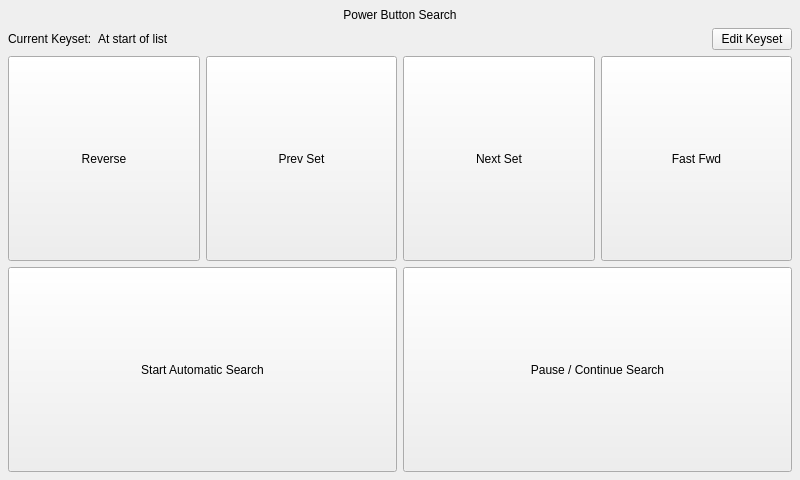
<?xml version="1.0" encoding="UTF-8"?>
<ui version="4.0">
 <class>PIRPowerSearchForm</class>
 <widget class="QWidget" name="PIRPowerSearchForm">
  <property name="geometry">
   <rect>
    <x>0</x>
    <y>0</y>
    <width>800</width>
    <height>480</height>
   </rect>
  </property>
  <property name="windowTitle">
   <string>Form</string>
  </property>
  <layout class="QGridLayout" name="gridLayout">
   <property name="margin">
    <number>8</number>
   </property>
   <item row="0" column="0" colspan="4">
    <layout class="QHBoxLayout" name="horizontalLayout_2">
     <item>
      <widget class="QLabel" name="powerIcon1Label">
       <property name="text">
        <string/>
       </property>
       <property name="pixmap">
        <pixmap resource="../PierogiResources.qrc">:/icons/on-off_icon&amp;48.png</pixmap>
       </property>
       <property name="alignment">
        <set>Qt::AlignCenter</set>
       </property>
      </widget>
     </item>
     <item>
      <widget class="QLabel" name="powerSearchLabel">
       <property name="text">
        <string>Power Button Search</string>
       </property>
       <property name="alignment">
        <set>Qt::AlignCenter</set>
       </property>
      </widget>
     </item>
     <item>
      <widget class="QLabel" name="powerIcon2Label">
       <property name="text">
        <string/>
       </property>
       <property name="pixmap">
        <pixmap resource="../PierogiResources.qrc">:/icons/on-off_icon&amp;48.png</pixmap>
       </property>
       <property name="alignment">
        <set>Qt::AlignCenter</set>
       </property>
      </widget>
     </item>
    </layout>
   </item>
   <item row="1" column="0" colspan="4">
    <layout class="QHBoxLayout" name="horizontalLayout">
     <item>
      <widget class="QLabel" name="keysetLabelLabel">
       <property name="sizePolicy">
        <sizepolicy hsizetype="Fixed" vsizetype="Preferred">
         <horstretch>0</horstretch>
         <verstretch>0</verstretch>
        </sizepolicy>
       </property>
       <property name="text">
        <string>Current Keyset:</string>
       </property>
      </widget>
     </item>
     <item>
      <widget class="QLabel" name="keysetNameLabel">
       <property name="text">
        <string>At start of list</string>
       </property>
      </widget>
     </item>
     <item>
      <widget class="QPushButton" name="editKeysetButton">
       <property name="sizePolicy">
        <sizepolicy hsizetype="Fixed" vsizetype="Fixed">
         <horstretch>0</horstretch>
         <verstretch>0</verstretch>
        </sizepolicy>
       </property>
       <property name="text">
        <string>Edit Keyset</string>
       </property>
      </widget>
     </item>
    </layout>
   </item>
   <item row="2" column="0">
    <widget class="QPushButton" name="fastBackwardButton">
     <property name="sizePolicy">
      <sizepolicy hsizetype="Minimum" vsizetype="Expanding">
       <horstretch>0</horstretch>
       <verstretch>0</verstretch>
      </sizepolicy>
     </property>
     <property name="text">
      <string>Reverse</string>
     </property>
     <property name="icon">
      <iconset resource="../PierogiResources.qrc">
       <normaloff>:/icons/playback_rew_icon&amp;48.png</normaloff>:/icons/playback_rew_icon&amp;48.png</iconset>
     </property>
     <property name="iconSize">
      <size>
       <width>48</width>
       <height>48</height>
      </size>
     </property>
    </widget>
   </item>
   <item row="2" column="1">
    <widget class="QPushButton" name="stepBackwardButton">
     <property name="sizePolicy">
      <sizepolicy hsizetype="Minimum" vsizetype="Expanding">
       <horstretch>0</horstretch>
       <verstretch>0</verstretch>
      </sizepolicy>
     </property>
     <property name="text">
      <string>Prev Set</string>
     </property>
     <property name="icon">
      <iconset resource="../PierogiResources.qrc">
       <normaloff>:/icons/playback_prev_icon&amp;48.png</normaloff>:/icons/playback_prev_icon&amp;48.png</iconset>
     </property>
     <property name="iconSize">
      <size>
       <width>48</width>
       <height>48</height>
      </size>
     </property>
    </widget>
   </item>
   <item row="2" column="2">
    <widget class="QPushButton" name="stepForwardKey">
     <property name="sizePolicy">
      <sizepolicy hsizetype="Minimum" vsizetype="Expanding">
       <horstretch>0</horstretch>
       <verstretch>0</verstretch>
      </sizepolicy>
     </property>
     <property name="text">
      <string>Next Set</string>
     </property>
     <property name="icon">
      <iconset resource="../PierogiResources.qrc">
       <normaloff>:/icons/playback_next_icon&amp;48.png</normaloff>:/icons/playback_next_icon&amp;48.png</iconset>
     </property>
     <property name="iconSize">
      <size>
       <width>48</width>
       <height>48</height>
      </size>
     </property>
    </widget>
   </item>
   <item row="2" column="3">
    <widget class="QPushButton" name="fastForwardButton">
     <property name="sizePolicy">
      <sizepolicy hsizetype="Minimum" vsizetype="Expanding">
       <horstretch>0</horstretch>
       <verstretch>0</verstretch>
      </sizepolicy>
     </property>
     <property name="text">
      <string>Fast Fwd</string>
     </property>
     <property name="icon">
      <iconset resource="../PierogiResources.qrc">
       <normaloff>:/icons/playback_ff_icon&amp;48.png</normaloff>:/icons/playback_ff_icon&amp;48.png</iconset>
     </property>
     <property name="iconSize">
      <size>
       <width>48</width>
       <height>48</height>
      </size>
     </property>
    </widget>
   </item>
   <item row="3" column="0" colspan="2">
    <widget class="QPushButton" name="autoSearchButton">
     <property name="sizePolicy">
      <sizepolicy hsizetype="Minimum" vsizetype="Expanding">
       <horstretch>0</horstretch>
       <verstretch>0</verstretch>
      </sizepolicy>
     </property>
     <property name="text">
      <string>Start Automatic Search</string>
     </property>
    </widget>
   </item>
   <item row="3" column="2" colspan="2">
    <widget class="QPushButton" name="pauseSearchButton">
     <property name="sizePolicy">
      <sizepolicy hsizetype="Minimum" vsizetype="Expanding">
       <horstretch>0</horstretch>
       <verstretch>0</verstretch>
      </sizepolicy>
     </property>
     <property name="text">
      <string>Pause / Continue Search</string>
     </property>
     <property name="icon">
      <iconset resource="../PierogiResources.qrc">
       <normaloff>:/icons/playback_pause_icon&amp;48.png</normaloff>:/icons/playback_pause_icon&amp;48.png</iconset>
     </property>
     <property name="iconSize">
      <size>
       <width>48</width>
       <height>48</height>
      </size>
     </property>
    </widget>
   </item>
  </layout>
 </widget>
 <resources>
  <include location="../PierogiResources.qrc"/>
 </resources>
 <connections/>
</ui>
